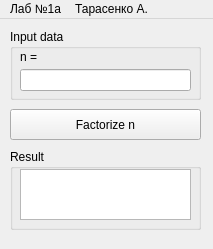
<?xml version="1.0" encoding="UTF-8"?>
<ui version="4.0">
 <class>MainWindow</class>
 <widget class="QMainWindow" name="MainWindow">
  <property name="geometry">
   <rect>
    <x>0</x>
    <y>0</y>
    <width>213</width>
    <height>249</height>
   </rect>
  </property>
  <property name="windowTitle">
   <string>Лаб № 1а</string>
  </property>
  <widget class="QWidget" name="centralwidget">
   <widget class="QPushButton" name="pushButton">
    <property name="geometry">
     <rect>
      <x>10</x>
      <y>90</y>
      <width>191</width>
      <height>31</height>
     </rect>
    </property>
    <property name="text">
     <string>Factorize n</string>
    </property>
   </widget>
   <widget class="QGroupBox" name="groupBox">
    <property name="geometry">
     <rect>
      <x>10</x>
      <y>10</y>
      <width>191</width>
      <height>71</height>
     </rect>
    </property>
    <property name="title">
     <string>Input data</string>
    </property>
    <widget class="QLabel" name="label">
     <property name="geometry">
      <rect>
       <x>10</x>
       <y>20</y>
       <width>171</width>
       <height>16</height>
      </rect>
     </property>
     <property name="text">
      <string>n =</string>
     </property>
    </widget>
    <widget class="QLineEdit" name="lineEdit">
     <property name="geometry">
      <rect>
       <x>10</x>
       <y>40</y>
       <width>171</width>
       <height>22</height>
      </rect>
     </property>
    </widget>
   </widget>
   <widget class="QGroupBox" name="groupBox_2">
    <property name="geometry">
     <rect>
      <x>10</x>
      <y>130</y>
      <width>191</width>
      <height>81</height>
     </rect>
    </property>
    <property name="title">
     <string>Result</string>
    </property>
    <widget class="QTextBrowser" name="textBrowser">
     <property name="geometry">
      <rect>
       <x>10</x>
       <y>20</y>
       <width>171</width>
       <height>51</height>
      </rect>
     </property>
    </widget>
   </widget>
  </widget>
  <widget class="QMenuBar" name="menubar">
   <property name="geometry">
    <rect>
     <x>0</x>
     <y>0</y>
     <width>213</width>
     <height>26</height>
    </rect>
   </property>
   <widget class="QMenu" name="menu_1">
    <property name="title">
     <string>Лаб №1а</string>
    </property>
   </widget>
   <widget class="QMenu" name="menu">
    <property name="title">
     <string>Тарасенко А.</string>
    </property>
   </widget>
   <addaction name="menu_1"/>
   <addaction name="menu"/>
  </widget>
 </widget>
 <resources/>
 <connections/>
</ui>
